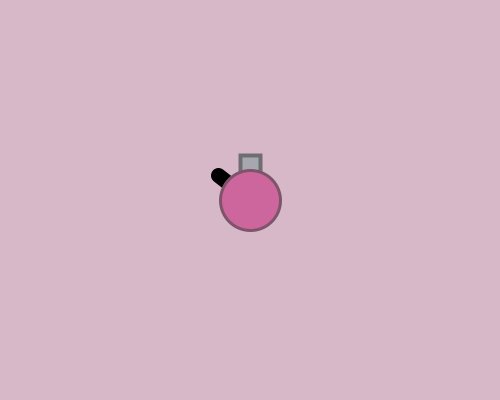
Frame 1 (no input)
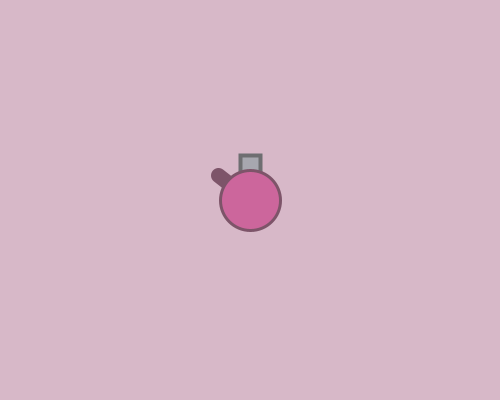
Frame 60 (the mouse pressed at the canvas centre just before this capture)
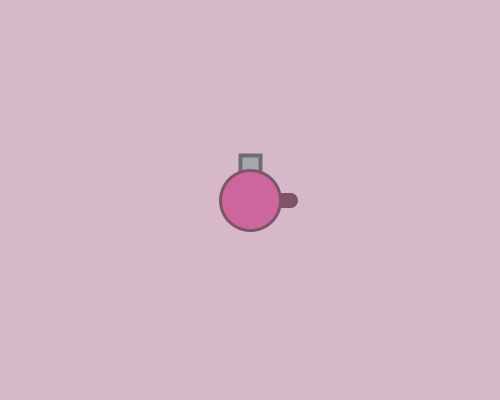
Frame 120 (the mouse held since frame 60 and released just before this capture)

The Processing sketch that drew these frames (run headless with seeded random() and noise(); from frame 60 on, the mouse is pressed at the canvas centre):

// Processing sketch: week07_02_arras02_atan_cos_sin
// ── week07_02_arras02_atan_cos_sin.pde
//week07_02_arras02_atan_cos_sin
void setup() {
  size(500, 400);
}
float x=250, y=200;
void draw() {
  background(215, 184, 200);
  float dx = mouseX-x,dy=mouseY-y;
  float angle = atan2(dy,dx);
  strokeWeight(15);
  line(x,y,x+cos(angle)*40,y+sin(angle)*40);
  
  fill(167,167,175);
  stroke(110,110,113);
  strokeWeight(4);
  rect(240,155,20,25);
  
  fill(204, 102, 156);
  stroke(125, 84, 105);
  strokeWeight(3);
  ellipse(x, y, 60, 60);
}
